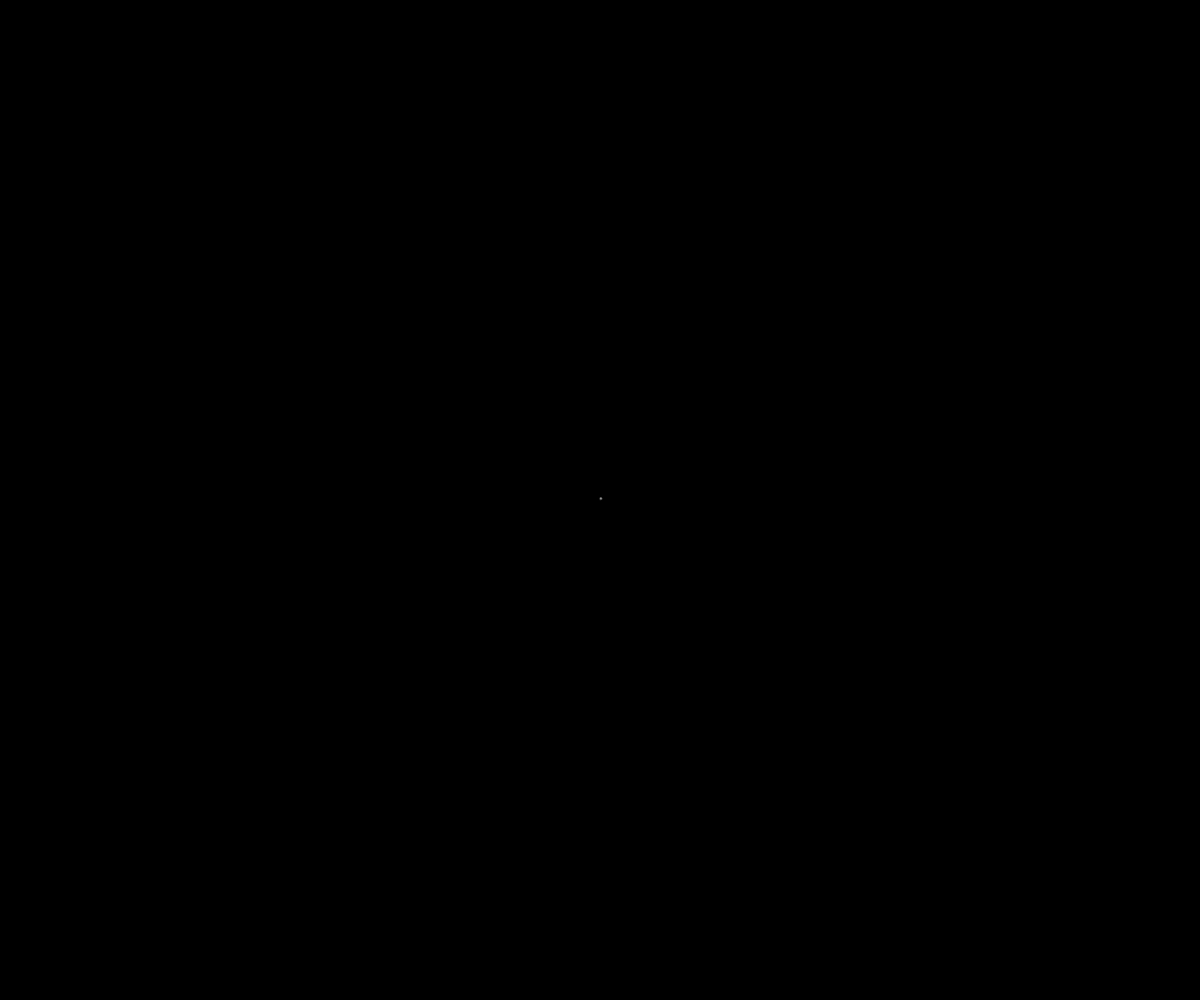
Frame 1 (no input)
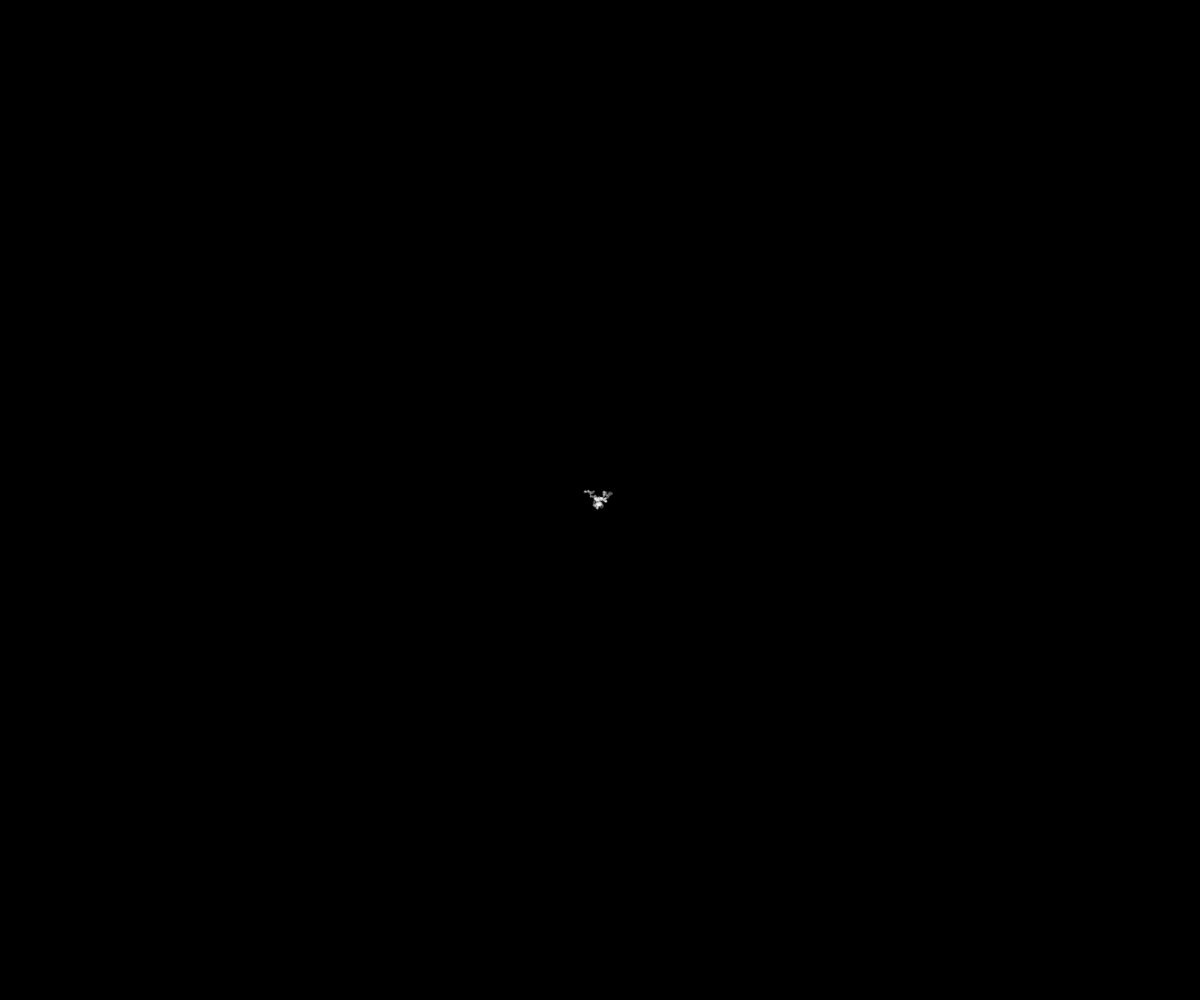
Frame 60 (no input)
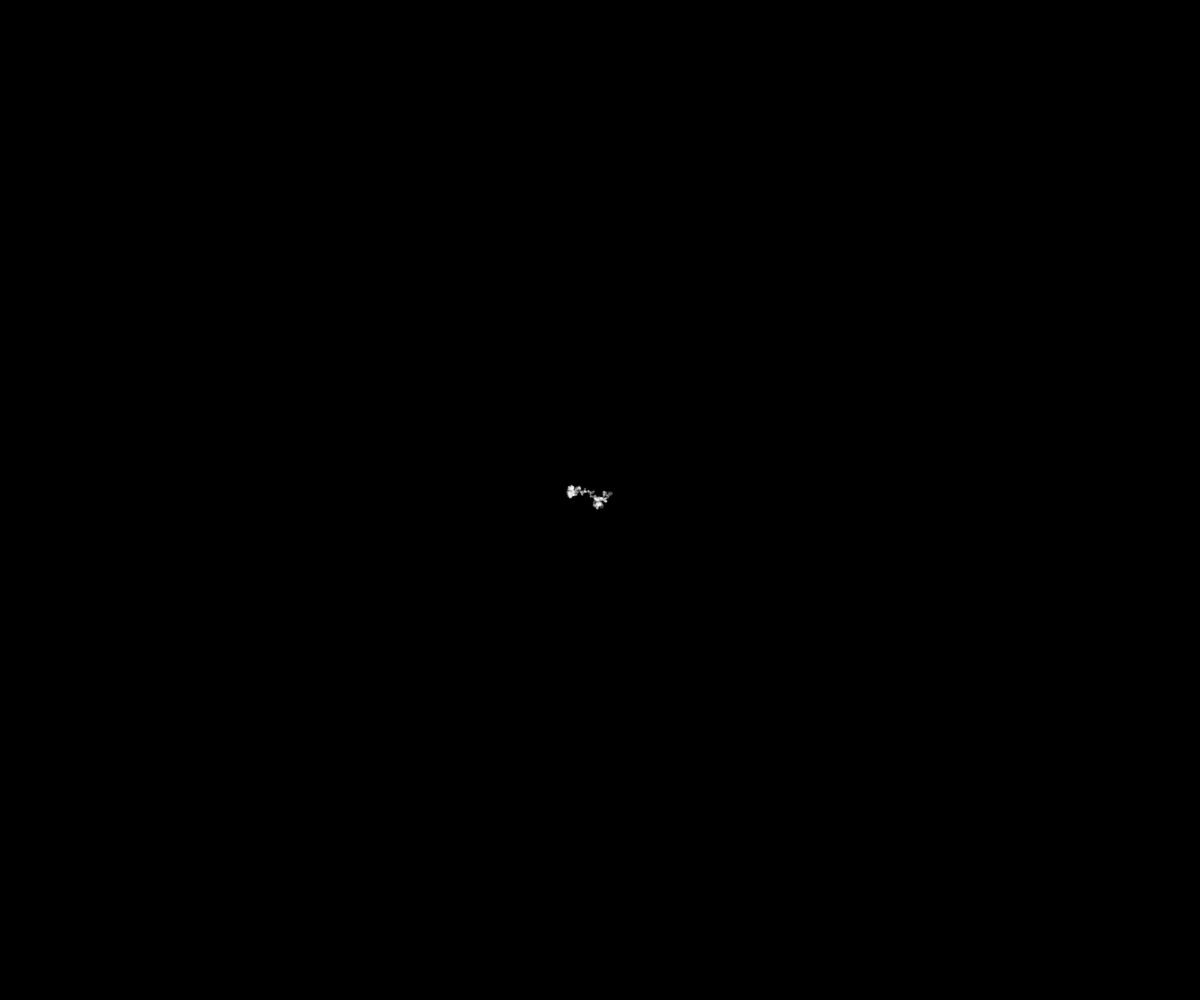
Frame 120 (the mouse pressed at the canvas centre since frame 60)

The p5.js sketch that drew these frames (run headless with seeded random() and noise() and a simulated clock; from frame 60 on, the mouse is pressed at the canvas centre):

// p5.js sketch
// ── sketch.js
let position; //位置
let velocity; //速度

function setup() {
  createCanvas(windowWidth, windowHeight);
  position = createVector(width/2, height/2);
  background(0);
}

function draw() { //10倍速で描く
  for(let i = 0; i < 10; i++){
    velocity = createVector(random(-1.0, 1.0), random(-1.0, 1.0)); // 毎フレーム-1~1の範囲で速度が生成される
  position.add(velocity); // 位置ベクトルに速度ベクトルを加算 = 次のフレームでの位置ベクトルが求められる
  noStroke();
  fill(255, 31);
  circle(position.x, position.y, 2);
  }
}
